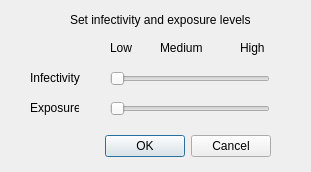
<?xml version="1.0" encoding="UTF-8"?>
<ui version="4.0">
 <class>Dialog</class>
 <widget class="QDialog" name="Dialog">
  <property name="geometry">
   <rect>
    <x>0</x>
    <y>0</y>
    <width>311</width>
    <height>172</height>
   </rect>
  </property>
  <property name="windowTitle">
   <string>Infectivity and exposure levels</string>
  </property>
  <widget class="QDialogButtonBox" name="buttonBox">
   <property name="geometry">
    <rect>
     <x>-70</x>
     <y>130</y>
     <width>341</width>
     <height>32</height>
    </rect>
   </property>
   <property name="orientation">
    <enum>Qt::Orientation::Horizontal</enum>
   </property>
   <property name="standardButtons">
    <set>QDialogButtonBox::StandardButton::Cancel|QDialogButtonBox::StandardButton::Ok</set>
   </property>
  </widget>
  <widget class="QSlider" name="infectivity_slider">
   <property name="geometry">
    <rect>
     <x>110</x>
     <y>70</y>
     <width>160</width>
     <height>18</height>
    </rect>
   </property>
   <property name="maximum">
    <number>2</number>
   </property>
   <property name="orientation">
    <enum>Qt::Orientation::Horizontal</enum>
   </property>
  </widget>
  <widget class="QSlider" name="exposure_slider">
   <property name="geometry">
    <rect>
     <x>110</x>
     <y>100</y>
     <width>160</width>
     <height>18</height>
    </rect>
   </property>
   <property name="maximum">
    <number>2</number>
   </property>
   <property name="orientation">
    <enum>Qt::Orientation::Horizontal</enum>
   </property>
  </widget>
  <widget class="QLabel" name="label">
   <property name="geometry">
    <rect>
     <x>30</x>
     <y>70</y>
     <width>71</width>
     <height>16</height>
    </rect>
   </property>
   <property name="text">
    <string>Infectivity</string>
   </property>
  </widget>
  <widget class="QLabel" name="label_2">
   <property name="geometry">
    <rect>
     <x>30</x>
     <y>100</y>
     <width>49</width>
     <height>16</height>
    </rect>
   </property>
   <property name="text">
    <string>Exposure</string>
   </property>
  </widget>
  <widget class="QLabel" name="label_3">
   <property name="geometry">
    <rect>
     <x>70</x>
     <y>10</y>
     <width>191</width>
     <height>20</height>
    </rect>
   </property>
   <property name="text">
    <string>Set infectivity and exposure levels</string>
   </property>
  </widget>
  <widget class="QLabel" name="label_4">
   <property name="geometry">
    <rect>
     <x>110</x>
     <y>40</y>
     <width>49</width>
     <height>16</height>
    </rect>
   </property>
   <property name="text">
    <string>Low</string>
   </property>
  </widget>
  <widget class="QLabel" name="label_5">
   <property name="geometry">
    <rect>
     <x>160</x>
     <y>40</y>
     <width>49</width>
     <height>16</height>
    </rect>
   </property>
   <property name="text">
    <string>Medium</string>
   </property>
  </widget>
  <widget class="QLabel" name="label_6">
   <property name="geometry">
    <rect>
     <x>240</x>
     <y>40</y>
     <width>49</width>
     <height>16</height>
    </rect>
   </property>
   <property name="text">
    <string>High</string>
   </property>
  </widget>
 </widget>
 <resources/>
 <connections>
  <connection>
   <sender>buttonBox</sender>
   <signal>accepted()</signal>
   <receiver>Dialog</receiver>
   <slot>accept()</slot>
   <hints>
    <hint type="sourcelabel">
     <x>248</x>
     <y>254</y>
    </hint>
    <hint type="destinationlabel">
     <x>157</x>
     <y>274</y>
    </hint>
   </hints>
  </connection>
  <connection>
   <sender>buttonBox</sender>
   <signal>rejected()</signal>
   <receiver>Dialog</receiver>
   <slot>reject()</slot>
   <hints>
    <hint type="sourcelabel">
     <x>316</x>
     <y>260</y>
    </hint>
    <hint type="destinationlabel">
     <x>286</x>
     <y>274</y>
    </hint>
   </hints>
  </connection>
 </connections>
</ui>
